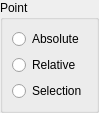
<ui version="4.0" >
 <class>EntityGUI_Point_QTD</class>
 <widget class="QWidget" name="EntityGUI_Point_QTD" >
  <property name="geometry" >
   <rect>
    <x>0</x>
    <y>0</y>
    <width>97</width>
    <height>100</height>
   </rect>
  </property>
  <property name="windowTitle" >
   <string>EntityGUI_Point_QTD</string>
  </property>
  <layout class="QGridLayout" >
   <property name="margin" >
    <number>0</number>
   </property>
   <property name="spacing" >
    <number>0</number>
   </property>
   <item row="0" column="0" >
    <widget class="QGroupBox" name="GroupPoint" >
     <property name="sizePolicy" >
      <sizepolicy>
       <hsizetype>7</hsizetype>
       <vsizetype>0</vsizetype>
       <horstretch>0</horstretch>
       <verstretch>0</verstretch>
      </sizepolicy>
     </property>
     <property name="title" >
      <string>Point</string>
     </property>
     <layout class="QGridLayout" >
      <property name="margin" >
       <number>9</number>
      </property>
      <property name="spacing" >
       <number>6</number>
      </property>
      <item row="1" column="0" >
       <widget class="QRadioButton" name="RB_Point2" >
        <property name="text" >
         <string>Relative</string>
        </property>
       </widget>
      </item>
      <item row="2" column="0" >
       <widget class="QRadioButton" name="RB_Point3" >
        <property name="text" >
         <string>Selection</string>
        </property>
       </widget>
      </item>
      <item row="0" column="0" >
       <widget class="QRadioButton" name="RB_Point1" >
        <property name="text" >
         <string>Absolute</string>
        </property>
       </widget>
      </item>
     </layout>
    </widget>
   </item>
  </layout>
 </widget>
 <layoutdefault spacing="6" margin="11" />
 <pixmapfunction>qPixmapFromMimeSource</pixmapfunction>
 <tabstops>
  <tabstop>RB_Point1</tabstop>
  <tabstop>RB_Point2</tabstop>
  <tabstop>RB_Point3</tabstop>
 </tabstops>
 <resources/>
 <connections/>
</ui>
